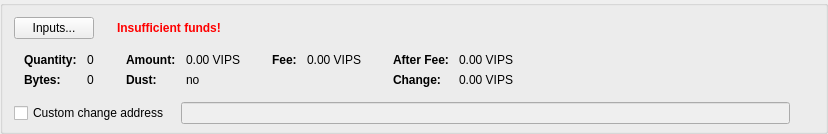
    <widget class="QGroupBox" name="groupBoxCoinControl">
     <layout class="QVBoxLayout" name="verticalLayout_4">
      <property name="bottomMargin">
       <number>6</number>
      </property>
      <item>
       <layout class="QVBoxLayout" name="verticalLayoutCoinControl" stretch="0,0,0,1">
        <property name="spacing">
         <number>0</number>
        </property>
        <property name="leftMargin">
         <number>0</number>
        </property>
        <property name="topMargin">
         <number>0</number>
        </property>
        <item>
         <layout class="QHBoxLayout" name="horizontalLayoutCoinControl2" stretch="0,0,0,0">
          <property name="spacing">
           <number>8</number>
          </property>
          <property name="bottomMargin">
           <number>10</number>
          </property>
          <item>
           <widget class="QPushButton" name="pushButtonCoinControl">
            <property name="styleSheet">
             <string notr="true"/>
            </property>
            <property name="text">
             <string>Inputs...</string>
            </property>
            <property name="autoDefault">
             <bool>false</bool>
            </property>
           </widget>
          </item>
          <item>
           <widget class="QLabel" name="labelCoinControlAutomaticallySelected">
            <property name="margin">
             <number>5</number>
            </property>
           </widget>
          </item>
          <item>
           <widget class="QLabel" name="labelCoinControlInsuffFunds">
            <property name="font">
             <font>
              <weight>75</weight>
              <bold>true</bold>
             </font>
            </property>
            <property name="styleSheet">
             <string notr="true">color:red;font-weight:bold;</string>
            </property>
            <property name="text">
             <string>Insufficient funds!</string>
            </property>
            <property name="margin">
             <number>5</number>
            </property>
           </widget>
          </item>
          <item>
           <spacer name="horizontalSpacerCoinControl">
            <property name="orientation">
             <enum>Qt::Horizontal</enum>
            </property>
            <property name="sizeHint" stdset="0">
             <size>
              <width>40</width>
              <height>1</height>
             </size>
            </property>
           </spacer>
          </item>
         </layout>
        </item>
        <item>
         <widget class="QWidget" name="widgetCoinControl" native="true">
          <property name="sizePolicy">
           <sizepolicy hsizetype="Preferred" vsizetype="Preferred">
            <horstretch>0</horstretch>
            <verstretch>0</verstretch>
           </sizepolicy>
          </property>
          <property name="minimumSize">
           <size>
            <width>0</width>
            <height>0</height>
           </size>
          </property>
          <property name="styleSheet">
           <string notr="true"/>
          </property>
          <layout class="QHBoxLayout" name="horizontalLayoutCoinControl5">
           <property name="leftMargin">
            <number>0</number>
           </property>
           <property name="topMargin">
            <number>0</number>
           </property>
           <property name="rightMargin">
            <number>0</number>
           </property>
           <property name="bottomMargin">
            <number>0</number>
           </property>
           <item>
            <layout class="QHBoxLayout" name="horizontalLayoutCoinControl3" stretch="0,0,0,1">
             <property name="spacing">
              <number>20</number>
             </property>
             <property name="topMargin">
              <number>0</number>
             </property>
             <property name="bottomMargin">
              <number>10</number>
             </property>
             <item>
              <layout class="QFormLayout" name="formLayoutCoinControl1">
               <property name="horizontalSpacing">
                <number>10</number>
               </property>
               <property name="verticalSpacing">
                <number>6</number>
               </property>
               <property name="leftMargin">
                <number>10</number>
               </property>
               <property name="topMargin">
                <number>4</number>
               </property>
               <property name="rightMargin">
                <number>6</number>
               </property>
               <item row="0" column="0">
                <widget class="QLabel" name="labelCoinControlQuantityText">
                 <property name="font">
                  <font>
                   <weight>75</weight>
                   <bold>true</bold>
                  </font>
                 </property>
                 <property name="text">
                  <string>Quantity:</string>
                 </property>
                 <property name="margin">
                  <number>0</number>
                 </property>
                </widget>
               </item>
               <item row="0" column="1">
                <widget class="QLabel" name="labelCoinControlQuantity">
                 <property name="cursor">
                  <cursorShape>IBeamCursor</cursorShape>
                 </property>
                 <property name="contextMenuPolicy">
                  <enum>Qt::ActionsContextMenu</enum>
                 </property>
                 <property name="text">
                  <string notr="true">0</string>
                 </property>
                 <property name="margin">
                  <number>0</number>
                 </property>
                 <property name="textInteractionFlags">
                  <set>Qt::LinksAccessibleByMouse|Qt::TextSelectableByKeyboard|Qt::TextSelectableByMouse</set>
                 </property>
                </widget>
               </item>
               <item row="1" column="0">
                <widget class="QLabel" name="labelCoinControlBytesText">
                 <property name="font">
                  <font>
                   <weight>75</weight>
                   <bold>true</bold>
                  </font>
                 </property>
                 <property name="text">
                  <string>Bytes:</string>
                 </property>
                </widget>
               </item>
               <item row="1" column="1">
                <widget class="QLabel" name="labelCoinControlBytes">
                 <property name="cursor">
                  <cursorShape>IBeamCursor</cursorShape>
                 </property>
                 <property name="contextMenuPolicy">
                  <enum>Qt::ActionsContextMenu</enum>
                 </property>
                 <property name="text">
                  <string notr="true">0</string>
                 </property>
                 <property name="textInteractionFlags">
                  <set>Qt::LinksAccessibleByMouse|Qt::TextSelectableByKeyboard|Qt::TextSelectableByMouse</set>
                 </property>
                </widget>
               </item>
              </layout>
             </item>
             <item>
              <layout class="QFormLayout" name="formLayoutCoinControl2">
               <property name="horizontalSpacing">
                <number>10</number>
               </property>
               <property name="verticalSpacing">
                <number>6</number>
               </property>
               <property name="leftMargin">
                <number>6</number>
               </property>
               <property name="topMargin">
                <number>4</number>
               </property>
               <property name="rightMargin">
                <number>6</number>
               </property>
               <item row="0" column="0">
                <widget class="QLabel" name="labelCoinControlAmountText">
                 <property name="font">
                  <font>
                   <weight>75</weight>
                   <bold>true</bold>
                  </font>
                 </property>
                 <property name="text">
                  <string>Amount:</string>
                 </property>
                 <property name="margin">
                  <number>0</number>
                 </property>
                </widget>
               </item>
               <item row="0" column="1">
                <widget class="QLabel" name="labelCoinControlAmount">
                 <property name="cursor">
                  <cursorShape>IBeamCursor</cursorShape>
                 </property>
                 <property name="contextMenuPolicy">
                  <enum>Qt::ActionsContextMenu</enum>
                 </property>
                 <property name="text">
                  <string notr="true">0.00 VIPS</string>
                 </property>
                 <property name="textInteractionFlags">
                  <set>Qt::LinksAccessibleByMouse|Qt::TextSelectableByKeyboard|Qt::TextSelectableByMouse</set>
                 </property>
                </widget>
               </item>
               <item row="1" column="0">
                <widget class="QLabel" name="labelCoinControlLowOutputText">
                 <property name="font">
                  <font>
                   <weight>75</weight>
                   <bold>true</bold>
                  </font>
                 </property>
                 <property name="text">
                  <string>Dust:</string>
                 </property>
                </widget>
               </item>
               <item row="1" column="1">
                <widget class="QLabel" name="labelCoinControlLowOutput">
                 <property name="cursor">
                  <cursorShape>IBeamCursor</cursorShape>
                 </property>
                 <property name="contextMenuPolicy">
                  <enum>Qt::ActionsContextMenu</enum>
                 </property>
                 <property name="text">
                  <string notr="true">no</string>
                 </property>
                 <property name="textInteractionFlags">
                  <set>Qt::LinksAccessibleByMouse|Qt::TextSelectableByKeyboard|Qt::TextSelectableByMouse</set>
                 </property>
                </widget>
               </item>
              </layout>
             </item>
             <item>
              <layout class="QFormLayout" name="formLayoutCoinControl3">
               <property name="horizontalSpacing">
                <number>10</number>
               </property>
               <property name="verticalSpacing">
                <number>6</number>
               </property>
               <property name="leftMargin">
                <number>6</number>
               </property>
               <property name="topMargin">
                <number>4</number>
               </property>
               <property name="rightMargin">
                <number>6</number>
               </property>
               <item row="0" column="0">
                <widget class="QLabel" name="labelCoinControlFeeText">
                 <property name="font">
                  <font>
                   <weight>75</weight>
                   <bold>true</bold>
                  </font>
                 </property>
                 <property name="text">
                  <string>Fee:</string>
                 </property>
                 <property name="margin">
                  <number>0</number>
                 </property>
                </widget>
               </item>
               <item row="0" column="1">
                <widget class="QLabel" name="labelCoinControlFee">
                 <property name="cursor">
                  <cursorShape>IBeamCursor</cursorShape>
                 </property>
                 <property name="contextMenuPolicy">
                  <enum>Qt::ActionsContextMenu</enum>
                 </property>
                 <property name="text">
                  <string notr="true">0.00 VIPS</string>
                 </property>
                 <property name="textInteractionFlags">
                  <set>Qt::LinksAccessibleByMouse|Qt::TextSelectableByKeyboard|Qt::TextSelectableByMouse</set>
                 </property>
                </widget>
               </item>
              </layout>
             </item>
             <item>
              <layout class="QFormLayout" name="formLayoutCoinControl4">
               <property name="horizontalSpacing">
                <number>10</number>
               </property>
               <property name="verticalSpacing">
                <number>6</number>
               </property>
               <property name="leftMargin">
                <number>6</number>
               </property>
               <property name="topMargin">
                <number>4</number>
               </property>
               <property name="rightMargin">
                <number>6</number>
               </property>
               <item row="0" column="0">
                <widget class="QLabel" name="labelCoinControlAfterFeeText">
                 <property name="font">
                  <font>
                   <weight>75</weight>
                   <bold>true</bold>
                  </font>
                 </property>
                 <property name="text">
                  <string>After Fee:</string>
                 </property>
                 <property name="margin">
                  <number>0</number>
                 </property>
                </widget>
               </item>
               <item row="0" column="1">
                <widget class="QLabel" name="labelCoinControlAfterFee">
                 <property name="cursor">
                  <cursorShape>IBeamCursor</cursorShape>
                 </property>
                 <property name="contextMenuPolicy">
                  <enum>Qt::ActionsContextMenu</enum>
                 </property>
                 <property name="text">
                  <string notr="true">0.00 VIPS</string>
                 </property>
                 <property name="textInteractionFlags">
                  <set>Qt::LinksAccessibleByMouse|Qt::TextSelectableByKeyboard|Qt::TextSelectableByMouse</set>
                 </property>
                </widget>
               </item>
               <item row="1" column="0">
                <widget class="QLabel" name="labelCoinControlChangeText">
                 <property name="font">
                  <font>
                   <weight>75</weight>
                   <bold>true</bold>
                  </font>
                 </property>
                 <property name="text">
                  <string>Change:</string>
                 </property>
                </widget>
               </item>
               <item row="1" column="1">
                <widget class="QLabel" name="labelCoinControlChange">
                 <property name="cursor">
                  <cursorShape>IBeamCursor</cursorShape>
                 </property>
                 <property name="contextMenuPolicy">
                  <enum>Qt::ActionsContextMenu</enum>
                 </property>
                 <property name="text">
                  <string notr="true">0.00 VIPS</string>
                 </property>
                 <property name="textInteractionFlags">
                  <set>Qt::LinksAccessibleByMouse|Qt::TextSelectableByKeyboard|Qt::TextSelectableByMouse</set>
                 </property>
                </widget>
               </item>
              </layout>
             </item>
            </layout>
           </item>
          </layout>
         </widget>
        </item>
        <item>
         <layout class="QHBoxLayout" name="horizontalLayoutCoinControl4" stretch="0,0,0">
          <property name="spacing">
           <number>12</number>
          </property>
          <property name="sizeConstraint">
           <enum>QLayout::SetDefaultConstraint</enum>
          </property>
          <property name="topMargin">
           <number>5</number>
          </property>
          <property name="rightMargin">
           <number>5</number>
          </property>
          <item>
           <widget class="QCheckBox" name="checkBoxCoinControlChange">
            <property name="toolTip">
             <string>If this is activated, but the change address is empty or invalid, change will be sent to a newly generated address.</string>
            </property>
            <property name="text">
             <string>Custom change address</string>
            </property>
           </widget>
          </item>
          <item>
           <widget class="QValidatedLineEdit" name="lineEditCoinControlChange">
            <property name="enabled">
             <bool>false</bool>
            </property>
            <property name="sizePolicy">
             <sizepolicy hsizetype="Expanding" vsizetype="Fixed">
              <horstretch>0</horstretch>
              <verstretch>0</verstretch>
             </sizepolicy>
            </property>
           </widget>
          </item>
          <item>
           <widget class="QLabel" name="labelCoinControlChangeLabel">
            <property name="sizePolicy">
             <sizepolicy hsizetype="Preferred" vsizetype="Expanding">
              <horstretch>0</horstretch>
              <verstretch>0</verstretch>
             </sizepolicy>
            </property>
            <property name="minimumSize">
             <size>
              <width>0</width>
              <height>0</height>
             </size>
            </property>
            <property name="text">
             <string/>
            </property>
            <property name="margin">
             <number>3</number>
            </property>
           </widget>
          </item>
         </layout>
        </item>
        <item>
         <spacer name="verticalSpacerCoinControl">
          <property name="orientation">
           <enum>Qt::Vertical</enum>
          </property>
          <property name="sizeHint" stdset="0">
           <size>
            <width>800</width>
            <height>1</height>
           </size>
          </property>
         </spacer>
        </item>
       </layout>
      </item>
     </layout>
    </widget>
